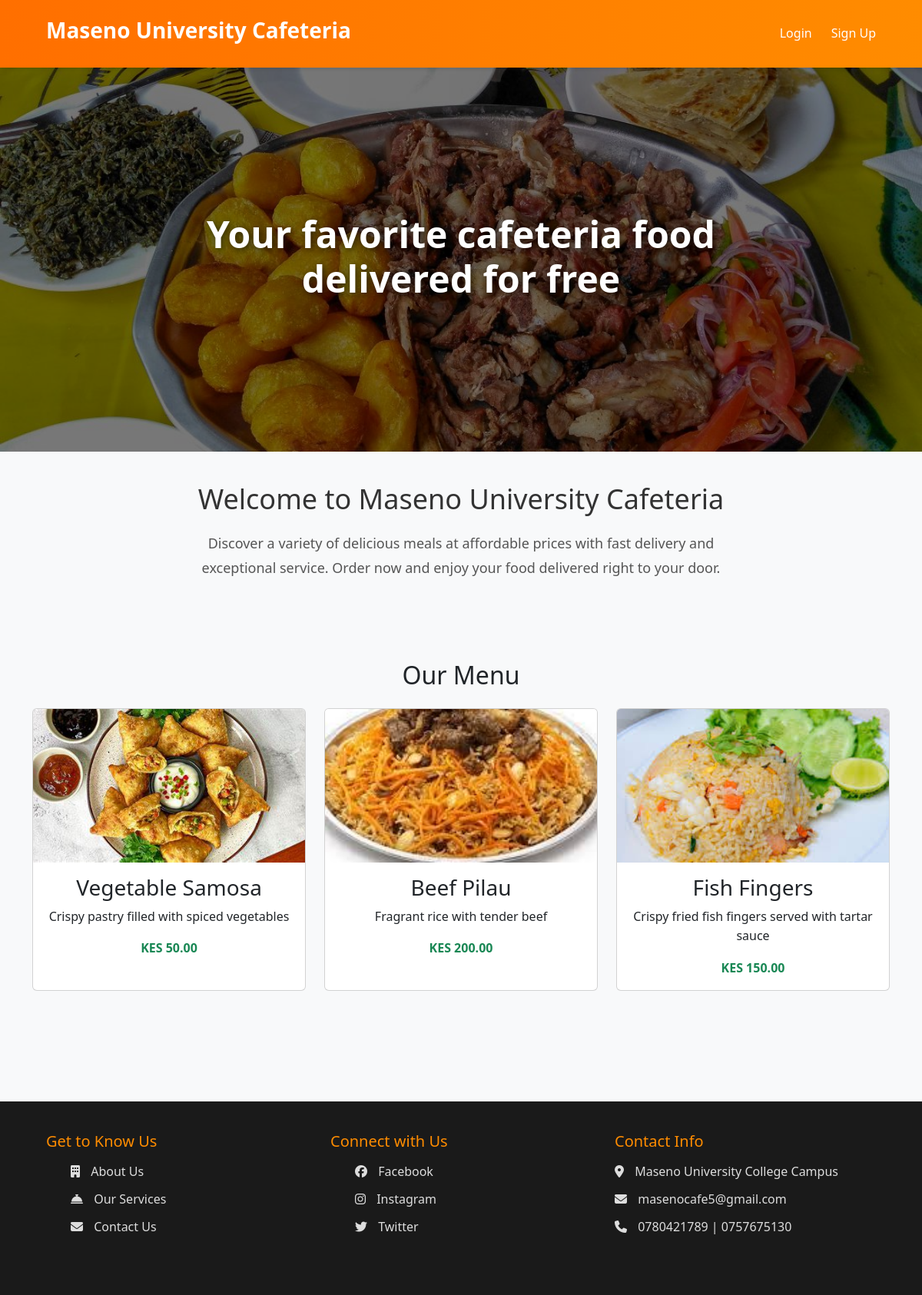
The page / on the database its author committed.
### tables this page shows
CREATE TABLE IF NOT EXISTS `menu_items` (
  `id` int NOT NULL AUTO_INCREMENT,
  `name` varchar(100) NOT NULL,
  `description` text,
  `price` decimal(10,2) NOT NULL,
  `image` varchar(255) DEFAULT NULL,
  `created_at` timestamp NOT NULL DEFAULT CURRENT_TIMESTAMP,
  `category` varchar(50) NOT NULL DEFAULT 'Main Dish',
  PRIMARY KEY (`id`)
);

### index.php (the view, shortened to what this page needs)
<?php
require 'db_connect.php';
$result = $conn->query("SELECT id, name, price, image, description FROM menu_items");
$menu_items = $result->fetch_all(MYSQLI_ASSOC);
?>
<!DOCTYPE html>
<html lang="en">
<head>
    <link rel="stylesheet" href="https://cdnjs.cloudflare.com/ajax/libs/font-awesome/6.4.2/css/all.min.css">
    <link href="https://cdn.jsdelivr.net/npm/bootstrap@5.3.3/dist/css/bootstrap.min.css" rel="stylesheet">
</head>
<body>
    <header class="header">
        <div class="navbar">
            <h1>Maseno University Cafeteria</h1>
            <nav>
                <a href="login.php">Login</a>
                <a href="signup.php">Sign Up</a>
            </nav>
        </div>
    </header>
    <section class="hero">
        <h2>Your favorite cafeteria food delivered for free</h2>
    </section>
    <section class="intro">
        <h2>Welcome to Maseno University Cafeteria</h2>
        <p>Discover a variety of delicious meals at affordable prices with fast delivery and exceptional service. Order now and enjoy your food delivered right to your door.</p>
    </section>
    <section class="container my-5">
        <h2 class="text-center mb-4">Our Menu</h2>
        <div class="row row-cols-1 row-cols-md-3 g-4" id="menu-items">
            <?php foreach ($menu_items as $index => $item): ?>
                <div class="col">
                    <div class="card menu-card h-100" data-index="<?php echo $index; ?>">
                        <img src="<?php echo htmlspecialchars($item['image']); ?>" class="card-img-top" alt="<?php echo htmlspecialchars($item['name']); ?>">
                        <div class="card-body text-center">
                            <h3 class="card-title"><?php echo htmlspecialchars($item['name']); ?></h3>
                            <p class="card-text"><?php echo htmlspecialchars($item['description']); ?></p>
                            <p class="card-text text-success fw-bold">KES <?php echo number_format($item['price'], 2); ?></p>
                        </div>
                    </div>
                </div>
            <?php endforeach; ?>
        </div>
    </section>
    <footer class="footer">
        <div class="footer-container">
            <div class="footer-section">
                <h3>Get to Know Us</h3>
                <ul>
                    <li><a href="#"><i class="fa-solid fa-building"></i> About Us</a></li>
                    <li><a href="#"><i class="fa-solid fa-concierge-bell"></i> Our Services</a></li>
                    <li><a href="#"><i class="fa-solid fa-envelope"></i> Contact Us</a></li>
                </ul>
            </div>
            <div class="footer-section">
                <h3>Connect with Us</h3>
                <ul>
                    <li><a href="#"><i class="fa-brands fa-facebook"></i> Facebook</a></li>
                    <li><a href="#"><i class="fa-brands fa-instagram"></i> Instagram</a></li>
                    <li><a href="#"><i class="fa-brands fa-twitter"></i> Twitter</a></li>
                </ul>
            </div>
            <div class="footer-section">
                <h3>Contact Info</h3>
                <p><i class="fa-solid fa-location-dot"></i> Maseno University College Campus</p>
                <p><i class="fa-solid fa-envelope"></i> masenocafe5@gmail.com</p>
                <p><i class="fa-solid fa-phone"></i> 0780421789 | 0757675130</p>
            </div>
        </div>
    </footer>
</body>
</html>

### index.php (style rules this page uses)
* { margin: 0; padding: 0; box-sizing: border-box; font-family: 'Segoe UI', Tahoma, Geneva, Verdana, sans-serif; }
body { background-color: #f8f9fa; line-height: 1.6; }
.header { background: linear-gradient(90deg, #ff6f00, #ff8c00); color: white; padding: 15px 60px; position: sticky; top: 0; z-index: 1000; box-shadow: 0 2px 5px rgba(0, 0, 0, 0.1); }
.navbar { display: flex; align-items: center; justify-content: space-between; max-width: 1200px; margin: 0 auto; }
.navbar h1 { font-size: 28px; font-weight: 700; }
.navbar nav { display: flex; gap: 25px; }
.navbar nav a { color: white; text-decoration: none; font-size: 16px; font-weight: 500; transition: color 0.3s ease; }
.hero { position: relative; height: 500px; display: flex; align-items: center; justify-content: center; text-align: center; background: url('images/hero-delicous.jpg') no-repeat center center/cover; }
.hero::before { content: ''; position: absolute; top: 0; left: 0; width: 100%; height: 100%; background: rgba(0, 0, 0, 0.5); }
.hero h2 { position: relative; font-size: 48px; font-weight: 800; color: white; text-shadow: 2px 2px 8px rgba(0, 0, 0, 0.6); max-width: 800px; padding: 0 20px; }
.intro { text-align: center; padding: 40px 20px; max-width: 800px; margin: 0 auto; }
.intro h2 { font-size: 36px; color: #333; margin-bottom: 20px; }
.intro p { font-size: 18px; color: #555; line-height: 1.8; }
.menu-card { transition: transform 0.3s ease, opacity 0.5s ease; opacity: 0; display: none; }
.menu-card.active { opacity: 1; display: block; }
.menu-card img { height: 200px; object-fit: cover; }
.footer { background: #1a1a1a; color: white; padding: 40px 60px; }
.footer-container { display: grid; grid-template-columns: repeat(auto-fit, minmax(250px, 1fr)); gap: 30px; max-width: 1200px; margin: 0 auto; padding-bottom: 20px; }
.footer-section h3 { font-size: 20px; margin-bottom: 15px; color: #ff8c00; }
.footer-section ul { list-style: none; }
.footer-section ul li { margin: 10px 0; }
.footer-section ul li a { color: #ddd; text-decoration: none; font-size: 16px; transition: color 0.3s ease; }
.footer-section ul li a i { margin-right: 10px; }
.footer-section p { font-size: 16px; color: #ddd; margin: 10px 0; }
.footer-section p i { margin-right: 10px; }

### rows shown on the page
menu_items: image (picture), name "Vegetable Samosa", description "Crispy pastry filled with spiced vegetables", price "50.00"
menu_items: image (picture), name "Beef Pilau", description "Fragrant rice with tender beef", price "200.00"
menu_items: image (picture), name "Fish Fingers", description "Crispy fried fish fingers served with tartar sauce", price "150.00"
